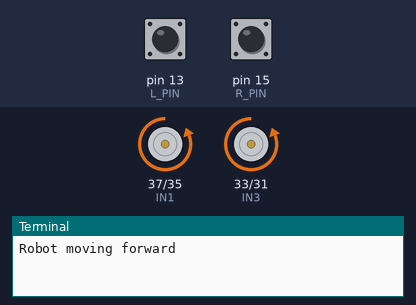
The program below on a simulated Raspberry Pi (header pin numbers). Parts: motor-driver pin pairs drawn as motors (green arrow = first pin HIGH = forward, orange = second pin HIGH = backward, longer = more drive, scaled by the enable pin), the last lines printed to the terminal. Inputs (shaded band) come from the test bench; at power-on: pin 13 (L_PIN) HIGH, pin 15 (R_PIN) HIGH.

Above: at 0.1 s.
At 3.1 s:
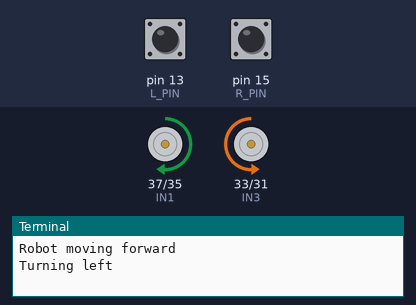
At 5.1 s:
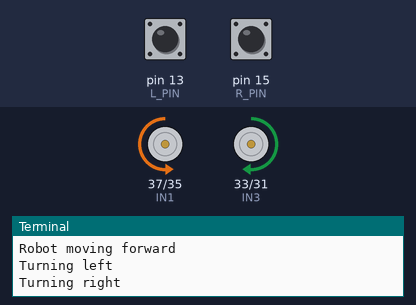
At 10.1 s:
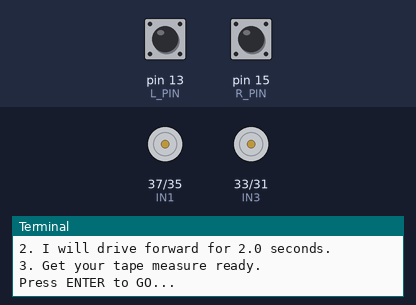
Timing chart, 0 to 11.6 s (numbered marks = the images above):
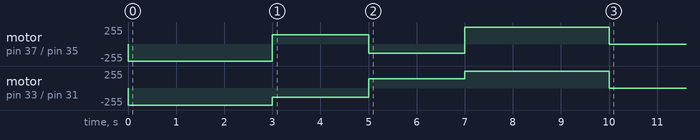

The program:

test.py
```python
import RPi.GPIO as gpio
import time
from car_movement import forward, stop

# --- PIN SETUP ---
gpio.setmode(gpio.BOARD)
gpio.setwarnings(False)

L_PIN, R_PIN = 13, 15
left_counts = 0
right_counts = 0

# Theoretical Constants (Used only for comparison)
PULSES_PER_REV = 20.0
WHEEL_DIAMETER_CM = 6.5
C = 3.14159 * WHEEL_DIAMETER_CM
Theoretical_DistPerPulse = C / PULSES_PER_REV

gpio.setup([L_PIN, R_PIN], gpio.IN, pull_up_down=gpio.PUD_UP)

def l_cb(channel): global left_counts; left_counts += 1
def r_cb(channel): global right_counts; right_counts += 1

gpio.add_event_detect(R_PIN, gpio.FALLING, callback=r_cb, bouncetime=2)
gpio.add_event_detect(L_PIN, gpio.FALLING, callback=l_cb, bouncetime=2)

# --- THE TEST ---
print("========================================")
print("   ULTIMATE CALIBRATION TOOL")
print("========================================")
print("1. Place robot at START line.")
print("2. I will drive forward for 2.0 seconds.")
print("3. Get your tape measure ready.")
input("Press ENTER to GO...")

# Drive Blindly (Open Loop)
start_time = time.time()
forward(100) # Full Power
time.sleep(2.0)
stop()

# --- THE CALCULATIONS ---
print("\nStopped!")

# FIX: Calculate this NOW, after the robot has moved
avg_counts = (left_counts + right_counts) / 2
DistanceMeasure = avg_counts * Theoretical_DistPerPulse

print(f"Left Encoder:  {left_counts}")
print(f"Right Encoder: {right_counts}")
print(f"Encoder thinks we moved: {DistanceMeasure:.2f} cm")
print("----------------------------------------")

# Get real world data from user
try:
    real_dist_cm = float(input("Enter REAL measured distance in cm: "))

    # 1. Calculate REAL MAX SPEED
    # Speed = Distance / Time (2.0s)
    real_speed_ms = (real_dist_cm / 100.0) / 2.0

    # 3. Calculate LEFT/RIGHT ERROR RATIO
    if left_counts > 0 and right_counts > 0:
        ratio = left_counts / right_counts
    else:
        ratio = 1.0

    print("\n\n========================================")
    print("   COPY THESE VALUES INTO YOUR CODE")
    print("========================================")
    print(f"MAX_V = {real_speed_ms:.4f}")
    print(f"Distance measured by encoder = {DistanceMeasure:.4f}")
    print(f"ENCODER_RATIO = {ratio:.4f}")
    print("========================================")

except ValueError:
    print("Invalid number entered. Run test again.")

gpio.cleanup()
```

car_movement.py
```python
import RPi.GPIO as gpio
import time

gpio.setmode(gpio.BOARD)
gpio.setwarnings(False)

IN1=37
IN2=35
IN3=33
IN4=31
ENA=40
ENB=29


gpio.setup([IN1,IN2,IN3,IN4],gpio.OUT)
gpio.setup([ENA,ENB],gpio.OUT)
pwmL=gpio.PWM(ENB,1000)
pwmR=gpio.PWM(ENA,1000)

pwmL.start(0)
pwmR.start(0)

def stop():
    gpio.output([IN1, IN2, IN3, IN4], gpio.HIGH)
    pwmL.ChangeDutyCycle(0)
    pwmR.ChangeDutyCycle(0)

def forward(speed=100):
    gpio.output(IN1, gpio.LOW)
    gpio.output(IN2, gpio.HIGH)
    gpio.output(IN3, gpio.LOW)
    gpio.output(IN4, gpio.HIGH)
    pwmL.ChangeDutyCycle(speed)
    pwmR.ChangeDutyCycle(speed)

def backward(speed=100):
    gpio.output(IN1, gpio.HIGH)
    gpio.output(IN2, gpio.LOW)
    gpio.output(IN3, gpio.HIGH)
    gpio.output(IN4, gpio.LOW)
    pwmL.ChangeDutyCycle(speed)
    pwmR.ChangeDutyCycle(speed)

def turn_right(speed=55):
    gpio.output(IN1, gpio.LOW)
    gpio.output(IN2, gpio.HIGH)
    gpio.output(IN3, gpio.HIGH)
    gpio.output(IN4, gpio.LOW)
    pwmL.ChangeDutyCycle(speed)
    pwmR.ChangeDutyCycle(speed)

def turn_left(speed=55):
    gpio.output(IN1, gpio.HIGH)
    gpio.output(IN2, gpio.LOW)
    gpio.output(IN3, gpio.LOW)
    gpio.output(IN4, gpio.HIGH)
    pwmL.ChangeDutyCycle(speed)
    pwmR.ChangeDutyCycle(speed)

def set_motors(left_speed, right_speed):

    # LEFT MOTOR
    if left_speed > 0:
        gpio.output(IN1, gpio.LOW)
        gpio.output(IN2, gpio.HIGH)
    elif left_speed < 0:
        gpio.output(IN1, gpio.HIGH)
        gpio.output(IN2, gpio.LOW)
    else:
        gpio.output(IN1, gpio.LOW)
        gpio.output(IN2, gpio.LOW)

    # RIGHT MOTOR
    if right_speed > 0:
        gpio.output(IN3, gpio.LOW)
        gpio.output(IN4, gpio.HIGH)
    elif right_speed < 0:
        gpio.output(IN3, gpio.HIGH)
        gpio.output(IN4, gpio.LOW)
    else:
        gpio.output(IN3, gpio.LOW)
        gpio.output(IN4, gpio.LOW)

    # Clamp speed
    left_speed = max(0, min(100, int(abs(left_speed))))
    right_speed = max(0, min(100, int(abs(right_speed))))

    pwmL.ChangeDutyCycle(left_speed)
    pwmR.ChangeDutyCycle(right_speed)

try:
    print("Robot moving forward ")
    forward()
    time.sleep(3)

    print("Turning left")
    turn_left()
    time.sleep(2)

    print("Turning right")
    turn_right()
    time.sleep(2)

    print("Reversing")
    backward()
    time.sleep(3)

    print("Stopping")
    stop()
except KeyboardInterrupt:
    pass
finally:
    stop()
    pwmL.stop()
    pwmR.stop()
    gpio.cleanup()
```
